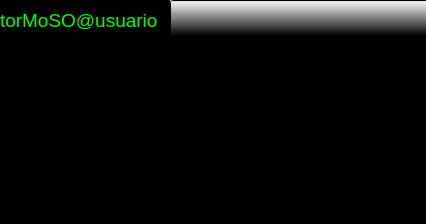
<?xml version="1.0" encoding="UTF-8"?>
<ui version="4.0">
 <class>Form</class>
 <widget class="QWidget" name="Form">
  <property name="geometry">
   <rect>
    <x>0</x>
    <y>0</y>
    <width>426</width>
    <height>224</height>
   </rect>
  </property>
  <property name="windowTitle">
   <string>Form</string>
  </property>
  <property name="styleSheet">
   <string notr="true">background-color: rgb(0, 0, 0);</string>
  </property>
  <widget class="QLabel" name="prompt">
   <property name="geometry">
    <rect>
     <x>0</x>
     <y>0</y>
     <width>171</width>
     <height>41</height>
    </rect>
   </property>
   <property name="text">
    <string>&lt;html&gt;&lt;head/&gt;&lt;body&gt;&lt;p&gt;&lt;span style=&quot; font-size:14pt; color:#00ff00;&quot;&gt;torMoSO@usuario&lt;/span&gt;&lt;/p&gt;&lt;/body&gt;&lt;/html&gt;</string>
   </property>
  </widget>
  <widget class="QLineEdit" name="stdin">
   <property name="geometry">
    <rect>
     <x>170</x>
     <y>0</y>
     <width>261</width>
     <height>41</height>
    </rect>
   </property>
   <property name="autoFillBackground">
    <bool>false</bool>
   </property>
   <property name="styleSheet">
    <string notr="true">background-color: qlineargradient(spread:pad, x1:0.37619, y1:1, x2:0.37619, y2:0, stop:0.12381 rgba(0, 0, 0, 255), stop:1 rgba(255, 255, 255, 255));</string>
   </property>
  </widget>
  <widget class="QLabel" name="stdout">
   <property name="geometry">
    <rect>
     <x>0</x>
     <y>49</y>
     <width>421</width>
     <height>181</height>
    </rect>
   </property>
   <property name="text">
    <string>&lt;html&gt;&lt;head/&gt;&lt;body&gt;&lt;p&gt;&lt;br/&gt;&lt;/p&gt;&lt;/body&gt;&lt;/html&gt;</string>
   </property>
  </widget>
 </widget>
 <resources/>
 <connections/>
</ui>
